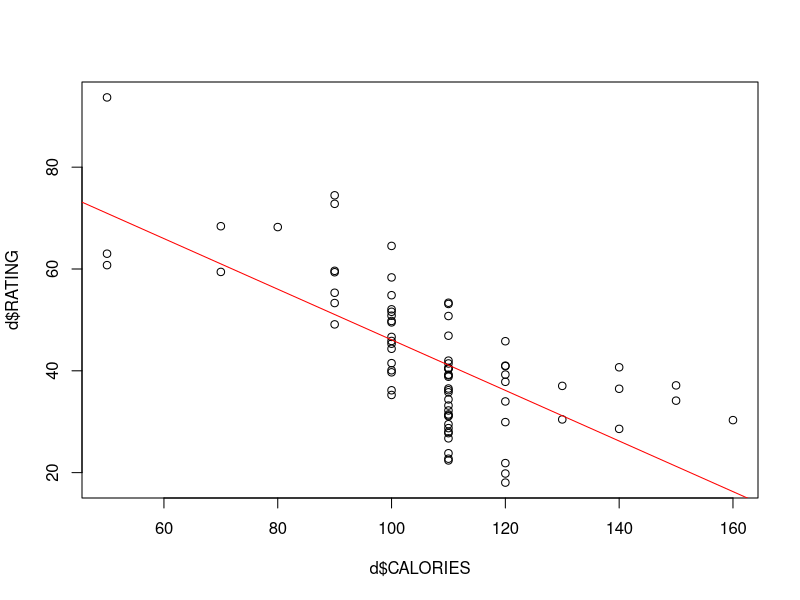

Here is the R script that generated this plot:
## ---- chunk 1
library(tidyverse)
d <- as.data.frame(read_csv("_data_sets/cereals.csv"))
model<-lm(d$RATING ~ d$CALORIES) # lm() creates a linear model


## ---- chunk 2
summary(model)

## ---- chunk 3
new <- data.frame(hrsp = c(66, 82, 125))
predict(model, new, interval = "confidence",level=0.95)
## ---- chunk 4

plot(d$CALORIES,d$RATING) #creates a scatter plot
abline(model,col='red') #adds the model line to the plot
## ---- chunk 5

multiModel<-lm(d$RATING ~ d$CALORIES+d$POTASS)
summary(multiModel)
